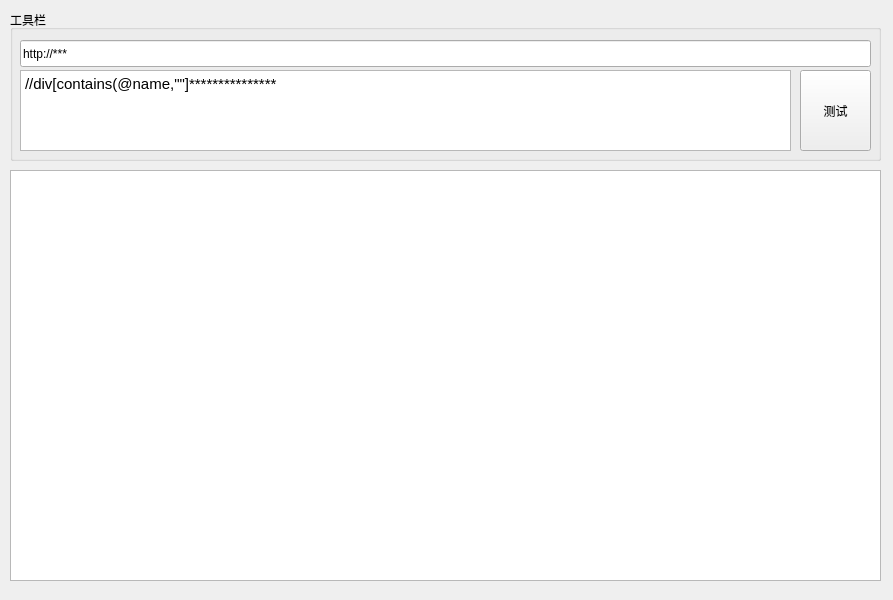
<?xml version="1.0" encoding="UTF-8"?>
<ui version="4.0">
 <class>SpiderDebugWindow</class>
 <widget class="QMainWindow" name="SpiderDebugWindow">
  <property name="geometry">
   <rect>
    <x>0</x>
    <y>0</y>
    <width>893</width>
    <height>600</height>
   </rect>
  </property>
  <property name="windowTitle">
   <string>XPath测试</string>
  </property>
  <widget class="QWidget" name="centralwidget">
   <widget class="QGroupBox" name="groupBox">
    <property name="geometry">
     <rect>
      <x>10</x>
      <y>10</y>
      <width>871</width>
      <height>151</height>
     </rect>
    </property>
    <property name="title">
     <string>工具栏</string>
    </property>
    <widget class="QLineEdit" name="txtUrl">
     <property name="geometry">
      <rect>
       <x>10</x>
       <y>30</y>
       <width>851</width>
       <height>27</height>
      </rect>
     </property>
     <property name="text">
      <string>http://***</string>
     </property>
    </widget>
    <widget class="QTextEdit" name="txtXPathText">
     <property name="geometry">
      <rect>
       <x>10</x>
       <y>60</y>
       <width>771</width>
       <height>81</height>
      </rect>
     </property>
     <property name="html">
      <string>&lt;!DOCTYPE HTML PUBLIC &quot;-//W3C//DTD HTML 4.0//EN&quot; &quot;http://www.w3.org/TR/REC-html40/strict.dtd&quot;&gt;
&lt;html&gt;&lt;head&gt;&lt;meta name=&quot;qrichtext&quot; content=&quot;1&quot; /&gt;&lt;style type=&quot;text/css&quot;&gt;
p, li { white-space: pre-wrap; }
&lt;/style&gt;&lt;/head&gt;&lt;body style=&quot; font-family:'文泉驿等宽微米黑'; font-size:11pt; font-weight:400; font-style:normal;&quot;&gt;
&lt;p style=&quot; margin-top:0px; margin-bottom:0px; margin-left:0px; margin-right:0px; -qt-block-indent:0; text-indent:0px;&quot;&gt;//div[contains(@name,&amp;quot;&amp;quot;]***************&lt;/p&gt;&lt;/body&gt;&lt;/html&gt;</string>
     </property>
    </widget>
    <widget class="QPushButton" name="btnTest">
     <property name="geometry">
      <rect>
       <x>790</x>
       <y>60</y>
       <width>71</width>
       <height>81</height>
      </rect>
     </property>
     <property name="text">
      <string>测试</string>
     </property>
    </widget>
   </widget>
   <widget class="QTextEdit" name="txtLogs">
    <property name="geometry">
     <rect>
      <x>10</x>
      <y>170</y>
      <width>871</width>
      <height>411</height>
     </rect>
    </property>
    <property name="readOnly">
     <bool>true</bool>
    </property>
   </widget>
  </widget>
 </widget>
 <resources/>
 <connections/>
</ui>
